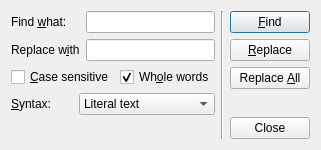
<?xml version="1.0" encoding="UTF-8"?>
<ui version="4.0">
 <class>FindAndReplaceDlg</class>
 <widget class="QDialog" name="FindAndReplaceDlg">
  <property name="geometry">
   <rect>
    <x>0</x>
    <y>0</y>
    <width>319</width>
    <height>150</height>
   </rect>
  </property>
  <property name="windowTitle">
   <string>Find and Replace</string>
  </property>
  <layout class="QHBoxLayout" name="horizontalLayout_3">
   <item>
    <layout class="QVBoxLayout" name="verticalLayout_2">
     <item>
      <layout class="QGridLayout" name="gridLayout">
       <item row="0" column="0">
        <widget class="QLabel" name="label">
         <property name="text">
          <string>Find &amp;what:</string>
         </property>
         <property name="buddy">
          <cstring>findLineEdit</cstring>
         </property>
        </widget>
       </item>
       <item row="0" column="1">
        <widget class="QLineEdit" name="findLineEdit"/>
       </item>
       <item row="1" column="0">
        <widget class="QLabel" name="label_2">
         <property name="text">
          <string>Replace w&amp;ith</string>
         </property>
         <property name="buddy">
          <cstring>replaceLineEdit</cstring>
         </property>
        </widget>
       </item>
       <item row="1" column="1">
        <widget class="QLineEdit" name="replaceLineEdit"/>
       </item>
      </layout>
     </item>
     <item>
      <layout class="QHBoxLayout" name="horizontalLayout">
       <item>
        <widget class="QCheckBox" name="caseCheckBox">
         <property name="text">
          <string>&amp;Case sensitive</string>
         </property>
        </widget>
       </item>
       <item>
        <widget class="QCheckBox" name="wholeCheckBox">
         <property name="text">
          <string>Wh&amp;ole words</string>
         </property>
         <property name="checked">
          <bool>true</bool>
         </property>
        </widget>
       </item>
      </layout>
     </item>
     <item>
      <layout class="QHBoxLayout" name="horizontalLayout_2">
       <item>
        <widget class="QLabel" name="label_3">
         <property name="text">
          <string>&amp;Syntax:</string>
         </property>
         <property name="buddy">
          <cstring>syntaxComboBox</cstring>
         </property>
        </widget>
       </item>
       <item>
        <widget class="QComboBox" name="syntaxComboBox">
         <item>
          <property name="text">
           <string>Literal text</string>
          </property>
         </item>
         <item>
          <property name="text">
           <string>Regular expression</string>
          </property>
         </item>
        </widget>
       </item>
      </layout>
     </item>
     <item>
      <spacer name="verticalSpacer">
       <property name="orientation">
        <enum>Qt::Vertical</enum>
       </property>
       <property name="sizeHint" stdset="0">
        <size>
         <width>20</width>
         <height>40</height>
        </size>
       </property>
      </spacer>
     </item>
    </layout>
   </item>
   <item>
    <widget class="Line" name="line">
     <property name="orientation">
      <enum>Qt::Vertical</enum>
     </property>
    </widget>
   </item>
   <item>
    <layout class="QVBoxLayout" name="verticalLayout">
     <item>
      <widget class="QPushButton" name="findButton">
       <property name="text">
        <string>&amp;Find</string>
       </property>
      </widget>
     </item>
     <item>
      <widget class="QPushButton" name="replaceButton">
       <property name="text">
        <string>&amp;Replace</string>
       </property>
      </widget>
     </item>
     <item>
      <widget class="QPushButton" name="replaceAllButton">
       <property name="text">
        <string>Replace &amp;All</string>
       </property>
      </widget>
     </item>
     <item>
      <spacer name="verticalSpacer_2">
       <property name="orientation">
        <enum>Qt::Vertical</enum>
       </property>
       <property name="sizeHint" stdset="0">
        <size>
         <width>20</width>
         <height>40</height>
        </size>
       </property>
      </spacer>
     </item>
     <item>
      <widget class="QPushButton" name="closeButton">
       <property name="text">
        <string>Close</string>
       </property>
      </widget>
     </item>
    </layout>
   </item>
  </layout>
 </widget>
 <tabstops>
  <tabstop>findLineEdit</tabstop>
  <tabstop>replaceLineEdit</tabstop>
  <tabstop>caseCheckBox</tabstop>
  <tabstop>wholeCheckBox</tabstop>
  <tabstop>syntaxComboBox</tabstop>
  <tabstop>findButton</tabstop>
  <tabstop>replaceButton</tabstop>
  <tabstop>replaceAllButton</tabstop>
  <tabstop>closeButton</tabstop>
 </tabstops>
 <resources/>
 <connections>
  <connection>
   <sender>closeButton</sender>
   <signal>clicked()</signal>
   <receiver>FindAndReplaceDlg</receiver>
   <slot>reject()</slot>
   <hints>
    <hint type="sourcelabel">
     <x>287</x>
     <y>127</y>
    </hint>
    <hint type="destinationlabel">
     <x>384</x>
     <y>273</y>
    </hint>
   </hints>
  </connection>
 </connections>
</ui>
